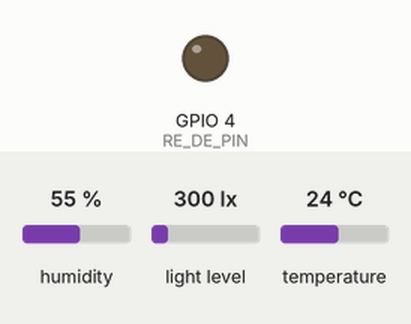
Simulated run of this sketch. Board: ESP32. Parts: output pins drawn as LEDs (lit = HIGH). The inputs (shaded band) are chosen by the test bench; at power-on: humidity 55 %, light level 300 lx, temperature 24 °C. WiFi joins after 1.5 s; servers stay silent unless stated; no MQTT or app messages arrive unless stated; what the sketch prints to the serial monitor is not drawn.

Above: at 7.0 s.
Timing chart, 0 to 15.6 s (numbered marks = the images above):
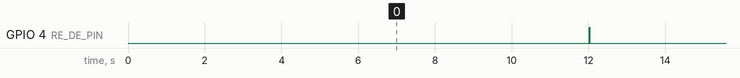

Measured:
- by itself, GPIO 4 (RE_DE_PIN): alternates HIGH for 0.01 s and LOW for 10.4 s

The sketch:

node1a.ino
```cpp
#include <Wire.h>
#include <BH1750.h>
#include <Adafruit_Sensor.h>
#include <DHT.h>
#include <WiFi.h>
#include <PubSubClient.h>
#include <ArduinoJson.h>

// --- Configuration ---
const char* ssid = "AGRI-MOTION";
const char* password = "agri1234";

const char* mqtt_server = "103.174.114.65";
const int mqtt_port = 1883;
const char* mqtt_client_id = "agrimotion-node-1a";
const char* mqtt_topic_pub = "agrimotion/device/node-1a/telemetry";

const unsigned long PUBLISH_INTERVAL = 10000;    // 10 detik
const unsigned long MODBUS_WINDOW = 400;         // Waktu tunggu respon sensor RS485

// --- Hardware Pins ---
// 1. MAX485 (RS485 NPK)
#define RE_DE_PIN 4   // Baris KUNING P4
#define RX2_PIN 16    // Baris KUNING P16 (RO MAX485)
#define TX2_PIN 17    // Baris KUNING P17 (DI MAX485)

// 2. I2C Bus 1 (BH1750)
#define I2C_SDA_1 21  // Baris KUNING P21
#define I2C_SCL_1 22  // Baris KUNING R22

// 3. DHT22
#define DHT_PIN 14
#define DHT_TYPE DHT22

// 4. Capacitive Soil Moisture
#define SOIL_PIN 34

// --- Sensor Calibration ---
const int SOIL_DRY = 3500;  // Nilai analog saat ditaruh di udara terbuka
const int SOIL_WET = 1200;  // Nilai analog saat dicelupkan ke air

// --- Objects ---
WiFiClient espClient;
PubSubClient mqttClient(espClient);
BH1750 lightMeter;
DHT dht(DHT_PIN, DHT_TYPE);

bool isBH1750Ready = false;
bool isDHT22Ready = false;

// Frame Request NPK 7-in-1 Modbus
byte npkRequestFrame[] = {0x01, 0x03, 0x00, 0x00, 0x00, 0x07, 0x04, 0x08};

enum ModbusState { IDLE, WAITING_RESPONSE };
ModbusState modbusState = IDLE;

unsigned long lastPublishTime = 0;
unsigned long modbusRequestTime = 0;

// --- Variabel Data ---
float currentLux = 0.0;
float airTemp = 0.0;
float airHum = 0.0;
float analogSoilMoist = 0.0;
float rs485SoilMoist = 0.0;
float rs485SoilTemp = 0.0;
uint16_t currentEC = 0;
float currentPH = 0.0;
uint16_t currentN = 0;
uint16_t currentP = 0;
uint16_t currentK = 0;

void publishData() {
  if (isBH1750Ready && lightMeter.measurementReady()) {
    currentLux = lightMeter.readLightLevel();
  }

  if (isDHT22Ready) {
    float t = dht.readTemperature();
    float h = dht.readHumidity();
    if (!isnan(t) && !isnan(h)) {
      airTemp = t;
      airHum = h;
    } else {
      Serial.println("[DHT22] ⚠️ Gagal membaca data (NaN). Cek jalur daya 3.3V/5V!");
    }
  }

  float finalSoilMoisture = rs485SoilMoist;

  StaticJsonDocument<256> doc;
  doc["deviceId"] = "node-1a";
  doc["temperature"] = airTemp;
  doc["humidity"] = airHum;
  doc["soilMoisture"] = finalSoilMoisture;
  doc["ph"] = currentPH;
  doc["nitrogen"] = currentN;
  doc["phosphorus"] = currentP;
  doc["potassium"] = currentK;
  doc["lux"] = currentLux;

  char jsonBuffer[256];
  serializeJson(doc, jsonBuffer);

  Serial.println("\n--- DATA DEMPLOT AGRI-MOTION (ESP32 A) ---");
  Serial.print("Payload JSON: ");
  Serial.println(jsonBuffer);

  if (mqttClient.connected()) {
    mqttClient.publish(mqtt_topic_pub, jsonBuffer);
    Serial.println("[MQTT] Sukses terkirim ke VPS!");
  } else {
    Serial.println("[MQTT] Belum terhubung ke Broker.");
  }
}

void triggerModbusRead() {
  while(Serial2.available() > 0) Serial2.read(); // Bersihkan buffer

  digitalWrite(RE_DE_PIN, HIGH);
  delay(10);
  Serial2.write(npkRequestFrame, sizeof(npkRequestFrame));
  Serial2.flush();
  delayMicroseconds(500);
  digitalWrite(RE_DE_PIN, LOW);
  modbusState = WAITING_RESPONSE;
  modbusRequestTime = millis();
}

void processModbusResponse() {
  if (modbusState == WAITING_RESPONSE) {
    if (millis() - modbusRequestTime >= MODBUS_WINDOW) {
      int bytesAvailable = Serial2.available();
      if (bytesAvailable > 0) {
        byte responseBuffer[64];
        int len = 0;
        while (Serial2.available() && len < 64) {
          responseBuffer[len++] = Serial2.read();
        }

        if (len >= 19 && responseBuffer[0] == 0x01 && responseBuffer[1] == 0x03) {
          rs485SoilMoist = ((responseBuffer[3] << 8) | responseBuffer[4]) * 0.1;
          rs485SoilTemp = ((responseBuffer[5] << 8) | responseBuffer[6]) * 0.1;
          currentEC = ((responseBuffer[7] << 8) | responseBuffer[8]);
          currentPH = ((responseBuffer[9] << 8) | responseBuffer[10]) * 0.1;
          currentN = ((responseBuffer[11] << 8) | responseBuffer[12]);
          currentP = ((responseBuffer[13] << 8) | responseBuffer[14]);
          currentK = ((responseBuffer[15] << 8) | responseBuffer[16]);
        }
      } else {
        Serial.println("[Modbus] ⚠️ Timeout: Tidak ada balasan dari sensor NPK");
      }

      publishData();
      modbusState = IDLE;
      lastPublishTime = millis();
    }
  }
}

void setup() {
  pinMode(RE_DE_PIN, OUTPUT);
  digitalWrite(RE_DE_PIN, LOW);

  Serial.begin(115200);
  delay(2000);

  Serial.println("\n=============================================");
  Serial.println(" AGRI-MOTION NODE 1A: BOOTING SYSTEM... ");
  Serial.println("=============================================");

  // Inisialisasi Modbus RS485
  Serial2.begin(4800, SERIAL_8N1, RX2_PIN, TX2_PIN);
  Serial.println("[System] Serial2 Modbus (4800 baud) OK!");

  // Inisialisasi I2C 1 (BH1750)
  Wire.begin(I2C_SDA_1, I2C_SCL_1);
  if (lightMeter.begin(BH1750::CONTINUOUS_HIGH_RES_MODE)) {
    Serial.println("[BH1750] Sensor Cahaya OK!");
    isBH1750Ready = true;
  } else {
    Serial.println("[BH1750] Warning: Sensor Cahaya tidak terdeteksi!");
  }

  // Inisialisasi DHT22
  pinMode(DHT_PIN, INPUT_PULLUP);
  dht.begin();
  isDHT22Ready = true;
  Serial.println("[DHT22] Sensor Suhu & Kelembaban Udara Siap.");

  // Inisialisasi Wi-Fi
  Serial.print("[Wi-Fi] Connecting to ");
  Serial.println(ssid);
  WiFi.mode(WIFI_STA);
  WiFi.begin(ssid, password);

  // Set MQTT Server
  mqttClient.setServer(mqtt_server, mqtt_port);
  Serial.println("[System] Setup Selesai! Memulai loop operasional...\n");
  lastPublishTime = millis();
}

void loop() {
  // Pengelolaan Wi-Fi & MQTT
  if (WiFi.status() == WL_CONNECTED) {
    if (!mqttClient.connected()) {
      static unsigned long lastMqttRetry = 0;
      if (millis() - lastMqttRetry >= 5000) {
        lastMqttRetry = millis();
        Serial.print("[MQTT] Connecting to VPS...");
        if (mqttClient.connect(mqtt_client_id)) {
          Serial.println(" CONNECTED!");
        } else {
          Serial.print(" Failed, rc=");
          Serial.println(mqttClient.state());
        }
      }
    } else {
      mqttClient.loop();
    }
  }

  // Polling Sensor Rutin
  if (modbusState == IDLE) {
    if (millis() - lastPublishTime >= PUBLISH_INTERVAL) {
      triggerModbusRead();
    }
  } else {
    processModbusResponse();
  }
}
```
